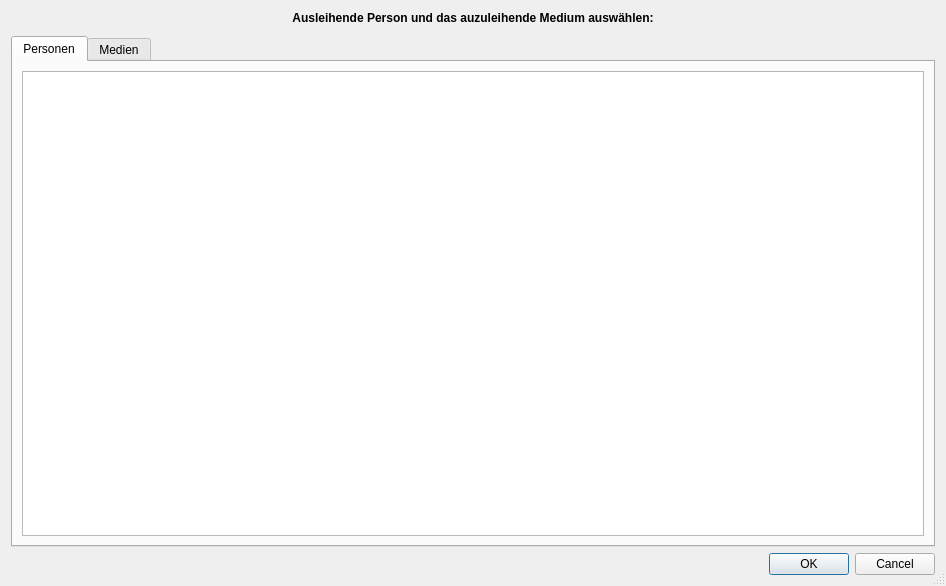
<?xml version="1.0" encoding="UTF-8"?>
<ui version="4.0">
 <class>AddLendDialog</class>
 <widget class="QDialog" name="AddLendDialog">
  <property name="geometry">
   <rect>
    <x>0</x>
    <y>0</y>
    <width>946</width>
    <height>586</height>
   </rect>
  </property>
  <property name="windowTitle">
   <string>Neue Ausleihe</string>
  </property>
  <property name="windowIcon">
   <iconset theme="list-add"/>
  </property>
  <property name="sizeGripEnabled">
   <bool>true</bool>
  </property>
  <property name="modal">
   <bool>true</bool>
  </property>
  <layout class="QVBoxLayout" name="verticalLayout">
   <item>
    <widget class="QLabel" name="InstructionLabel">
     <property name="frameShape">
      <enum>QFrame::Shape::NoFrame</enum>
     </property>
     <property name="frameShadow">
      <enum>QFrame::Shadow::Raised</enum>
     </property>
     <property name="text">
      <string>&lt;html&gt;&lt;head/&gt;&lt;body&gt;&lt;p align=&quot;center&quot;&gt;&lt;span style=&quot; font-weight:600;&quot;&gt;Ausleihende Person und das auzuleihende Medium auswählen:&lt;/span&gt;&lt;/p&gt;&lt;/body&gt;&lt;/html&gt;</string>
     </property>
    </widget>
   </item>
   <item>
    <spacer name="verticalSpacer">
     <property name="orientation">
      <enum>Qt::Orientation::Vertical</enum>
     </property>
     <property name="sizeType">
      <enum>QSizePolicy::Policy::Fixed</enum>
     </property>
     <property name="sizeHint" stdset="0">
      <size>
       <width>20</width>
       <height>5</height>
      </size>
     </property>
    </spacer>
   </item>
   <item>
    <widget class="QTabWidget" name="MainTabWidget">
     <property name="currentIndex">
      <number>0</number>
     </property>
     <widget class="QWidget" name="PersonTab">
      <attribute name="title">
       <string>Personen</string>
      </attribute>
      <layout class="QVBoxLayout" name="verticalLayout_5">
       <item>
        <widget class="QTableWidget" name="PersonTableWidget">
         <property name="editTriggers">
          <set>QAbstractItemView::EditTrigger::NoEditTriggers</set>
         </property>
         <property name="alternatingRowColors">
          <bool>true</bool>
         </property>
         <property name="selectionBehavior">
          <enum>QAbstractItemView::SelectionBehavior::SelectRows</enum>
         </property>
        </widget>
       </item>
      </layout>
     </widget>
     <widget class="QWidget" name="MediaTab">
      <attribute name="title">
       <string>Medien</string>
      </attribute>
      <layout class="QVBoxLayout" name="verticalLayout_4">
       <item>
        <widget class="QTabWidget" name="MediaTabWidget">
         <property name="currentIndex">
          <number>0</number>
         </property>
         <widget class="QWidget" name="BookTab">
          <attribute name="title">
           <string>Bücher</string>
          </attribute>
          <layout class="QVBoxLayout" name="verticalLayout_2">
           <item>
            <widget class="QTableWidget" name="BookTableWidget">
             <property name="editTriggers">
              <set>QAbstractItemView::EditTrigger::NoEditTriggers</set>
             </property>
             <property name="alternatingRowColors">
              <bool>true</bool>
             </property>
             <property name="selectionMode">
              <enum>QAbstractItemView::SelectionMode::ExtendedSelection</enum>
             </property>
             <property name="selectionBehavior">
              <enum>QAbstractItemView::SelectionBehavior::SelectRows</enum>
             </property>
            </widget>
           </item>
          </layout>
         </widget>
         <widget class="QWidget" name="CDTab">
          <attribute name="title">
           <string>CDs</string>
          </attribute>
          <layout class="QVBoxLayout" name="verticalLayout_3">
           <item>
            <widget class="QTableWidget" name="CDTableWidget">
             <property name="editTriggers">
              <set>QAbstractItemView::EditTrigger::NoEditTriggers</set>
             </property>
             <property name="alternatingRowColors">
              <bool>true</bool>
             </property>
             <property name="selectionBehavior">
              <enum>QAbstractItemView::SelectionBehavior::SelectRows</enum>
             </property>
            </widget>
           </item>
          </layout>
         </widget>
        </widget>
       </item>
      </layout>
     </widget>
    </widget>
   </item>
   <item>
    <widget class="QDialogButtonBox" name="DialogOKAbortButtons">
     <property name="standardButtons">
      <set>QDialogButtonBox::StandardButton::Cancel|QDialogButtonBox::StandardButton::Ok</set>
     </property>
    </widget>
   </item>
  </layout>
 </widget>
 <resources/>
 <connections/>
</ui>
